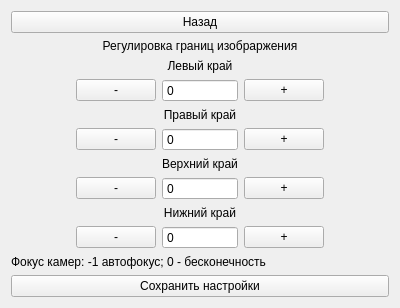
<?xml version="1.0" encoding="UTF-8"?>
<ui version="4.0">
 <class>SettingsForm</class>
 <widget class="QWidget" name="SettingsForm">
  <property name="geometry">
   <rect>
    <x>0</x>
    <y>0</y>
    <width>400</width>
    <height>300</height>
   </rect>
  </property>
  <property name="windowTitle">
   <string>Form</string>
  </property>
  <layout class="QVBoxLayout" name="verticalLayout">
   <item>
    <widget class="QPushButton" name="back_pushButton">
     <property name="text">
      <string>Назад</string>
     </property>
    </widget>
   </item>
   <item>
    <widget class="QLabel" name="label">
     <property name="text">
      <string>Регулировка границ изобраржения</string>
     </property>
     <property name="alignment">
      <set>Qt::AlignCenter</set>
     </property>
    </widget>
   </item>
   <item>
    <layout class="QGridLayout" name="gridLayout">
     <item row="3" column="3">
      <widget class="QPushButton" name="right_crop_increase_pushButton">
       <property name="text">
        <string>+</string>
       </property>
      </widget>
     </item>
     <item row="2" column="2">
      <widget class="QLabel" name="label_3">
       <property name="text">
        <string>Правый край</string>
       </property>
       <property name="alignment">
        <set>Qt::AlignBottom|Qt::AlignHCenter</set>
       </property>
      </widget>
     </item>
     <item row="7" column="3">
      <widget class="QPushButton" name="bottom_crop_increase_pushButton">
       <property name="text">
        <string>+</string>
       </property>
      </widget>
     </item>
     <item row="0" column="2">
      <widget class="QLabel" name="label_2">
       <property name="text">
        <string>Левый край</string>
       </property>
       <property name="alignment">
        <set>Qt::AlignBottom|Qt::AlignHCenter</set>
       </property>
      </widget>
     </item>
     <item row="1" column="2">
      <widget class="QSpinBox" name="left_crop_spinBox">
       <property name="buttonSymbols">
        <enum>QAbstractSpinBox::NoButtons</enum>
       </property>
       <property name="maximum">
        <number>99999</number>
       </property>
      </widget>
     </item>
     <item row="7" column="1">
      <widget class="QPushButton" name="bottom_crop_decrease_pushButton">
       <property name="text">
        <string>-</string>
       </property>
      </widget>
     </item>
     <item row="3" column="2">
      <widget class="QSpinBox" name="right_crop_spinBox">
       <property name="buttonSymbols">
        <enum>QAbstractSpinBox::NoButtons</enum>
       </property>
       <property name="maximum">
        <number>99999</number>
       </property>
      </widget>
     </item>
     <item row="5" column="2">
      <widget class="QSpinBox" name="top_crop_spinBox">
       <property name="buttonSymbols">
        <enum>QAbstractSpinBox::NoButtons</enum>
       </property>
       <property name="maximum">
        <number>99999</number>
       </property>
      </widget>
     </item>
     <item row="4" column="2">
      <widget class="QLabel" name="label_4">
       <property name="text">
        <string>Верхний край</string>
       </property>
       <property name="alignment">
        <set>Qt::AlignBottom|Qt::AlignHCenter</set>
       </property>
      </widget>
     </item>
     <item row="3" column="1">
      <widget class="QPushButton" name="right_crop_decrease_pushButton">
       <property name="text">
        <string>-</string>
       </property>
      </widget>
     </item>
     <item row="1" column="1">
      <widget class="QPushButton" name="left_crop_decrease_pushButton">
       <property name="text">
        <string>-</string>
       </property>
      </widget>
     </item>
     <item row="1" column="0">
      <spacer name="horizontalSpacer">
       <property name="orientation">
        <enum>Qt::Horizontal</enum>
       </property>
       <property name="sizeHint" stdset="0">
        <size>
         <width>40</width>
         <height>20</height>
        </size>
       </property>
      </spacer>
     </item>
     <item row="7" column="2">
      <widget class="QSpinBox" name="bottom_crop_spinBox">
       <property name="buttonSymbols">
        <enum>QAbstractSpinBox::NoButtons</enum>
       </property>
       <property name="maximum">
        <number>99999</number>
       </property>
      </widget>
     </item>
     <item row="6" column="2">
      <widget class="QLabel" name="label_5">
       <property name="text">
        <string>Нижний край</string>
       </property>
       <property name="alignment">
        <set>Qt::AlignBottom|Qt::AlignHCenter</set>
       </property>
      </widget>
     </item>
     <item row="5" column="3">
      <widget class="QPushButton" name="top_crop_increase_pushButton">
       <property name="text">
        <string>+</string>
       </property>
      </widget>
     </item>
     <item row="5" column="1">
      <widget class="QPushButton" name="top_crop_decrease_pushButton">
       <property name="text">
        <string>-</string>
       </property>
      </widget>
     </item>
     <item row="1" column="3">
      <widget class="QPushButton" name="left_crop_increase_pushButton">
       <property name="text">
        <string>+</string>
       </property>
      </widget>
     </item>
     <item row="1" column="4">
      <spacer name="horizontalSpacer_2">
       <property name="orientation">
        <enum>Qt::Horizontal</enum>
       </property>
       <property name="sizeHint" stdset="0">
        <size>
         <width>40</width>
         <height>20</height>
        </size>
       </property>
      </spacer>
     </item>
    </layout>
   </item>
   <item>
    <widget class="QLabel" name="label_6">
     <property name="text">
      <string>Фокус камер: -1 автофокус; 0 - бесконечность</string>
     </property>
    </widget>
   </item>
   <item>
    <spacer name="verticalSpacer">
     <property name="orientation">
      <enum>Qt::Vertical</enum>
     </property>
     <property name="sizeHint" stdset="0">
      <size>
       <width>20</width>
       <height>40</height>
      </size>
     </property>
    </spacer>
   </item>
   <item>
    <widget class="QPushButton" name="save_settings_pushButton">
     <property name="text">
      <string>Сохранить настройки</string>
     </property>
    </widget>
   </item>
  </layout>
 </widget>
 <resources/>
 <connections/>
</ui>
